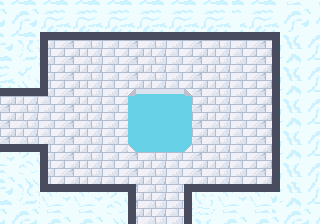

Below is a game level as drawn by its tile map, then a one-line description and the .tmx that defines it (tile-layer data replaced by summaries):
An orthogonal 40x28 tile map with 8x8 px tiles, 3 tile layers (gfx, walls, holes) and 3 objects (2x Enemy, Item).

<map version="1.10" tiledversion="1.10.2" orientation="orthogonal" renderorder="right-down" width="40" height="28" tilewidth="8" tileheight="8" infinite="0" nextlayerid="5" nextobjectid="11">
 <tileset firstgid="1" source="sky-temple.tsx" />
 <layer id="1" name="gfx" width="40" height="28">
  <data>[1120 cells, 1120 non-empty, 167 distinct tile ids]</data>
 </layer>
 <layer id="2" name="walls" width="40" height="28">
  <data>[1120 cells, 102 non-empty, 1 distinct tile ids]</data>
 </layer>
 <layer id="3" name="holes" width="40" height="28">
  <data>[1120 cells, 54 non-empty, 1 distinct tile ids]</data>
 </layer>
 <objectgroup id="4" name="objs">
  <object id="1" name="Angel" type="Enemy" x="240" y="64">
   <point />
  </object>
  <object id="6" name="HeartItem" type="Item" x="80" y="64">
   <point />
  </object>
  <object id="8" name="Archer" type="Enemy" x="176" y="64">
   <properties>
    <property name="walk" value="L120,R120" />
   </properties>
   <point />
  </object>
 </objectgroup>
</map>
